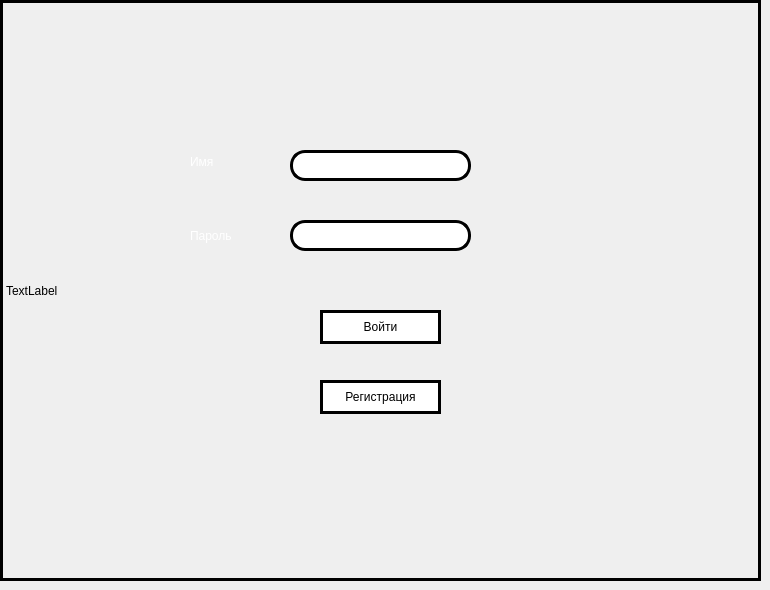
    <widget class="QWidget" name="page_1">
     <widget class="QLabel" name="label_35">
      <property name="geometry">
       <rect>
        <x>0</x>
        <y>0</y>
        <width>761</width>
        <height>581</height>
       </rect>
      </property>
      <property name="styleSheet">
       <string notr="true">background-image:url(:/img/backgroundPhotoSolarSystem_OnMain.png);
	border: 3px solid rgb(0, 0, 0);</string>
      </property>
      <property name="text">
       <string>TextLabel</string>
      </property>
     </widget>
     <widget class="QLabel" name="label_3">
      <property name="geometry">
       <rect>
        <x>190</x>
        <y>220</y>
        <width>101</width>
        <height>31</height>
       </rect>
      </property>
      <property name="styleSheet">
       <string notr="true">background-color: none;
color:white;
font: 12pt &quot;Simple Bold Jut Out&quot;;</string>
      </property>
      <property name="text">
       <string>Пароль</string>
      </property>
     </widget>
     <widget class="QLineEdit" name="lineEdit_name_onEntrance">
      <property name="geometry">
       <rect>
        <x>290</x>
        <y>150</y>
        <width>181</width>
        <height>31</height>
       </rect>
      </property>
      <property name="styleSheet">
       <string notr="true">QLineEdit
{
	border: 3px solid rgb(0, 0, 0);
	border-radius: 15px;
	font: 600 10pt &quot;Segoe UI Semibold&quot;;
	background-color:none;
}
</string>
      </property>
     </widget>
     <widget class="QLabel" name="label">
      <property name="geometry">
       <rect>
        <x>340</x>
        <y>30</y>
        <width>91</width>
        <height>101</height>
       </rect>
      </property>
      <property name="styleSheet">
       <string notr="true">background-color: none;
color:white;
/*font: 25pt &quot;Simple Bold Jut Out&quot;;*/
background-image: url(:/img/TMlogo.png);
</string>
      </property>
      <property name="text">
       <string/>
      </property>
     </widget>
     <widget class="QPushButton" name="pushButton_Entrance_onEntrance">
      <property name="geometry">
       <rect>
        <x>320</x>
        <y>310</y>
        <width>121</width>
        <height>34</height>
       </rect>
      </property>
      <property name="styleSheet">
       <string notr="true">QPushButton{

	border:3px solid black;
	background-color: white;
}

QPushButton:hover
{
	background-color: rgb(222, 222, 222)
}

QPushButton:pressed
{
	background-color:rgb(151, 151, 151);
}</string>
      </property>
      <property name="text">
       <string>Войти</string>
      </property>
     </widget>
     <widget class="QLabel" name="label_2">
      <property name="geometry">
       <rect>
        <x>190</x>
        <y>150</y>
        <width>81</width>
        <height>24</height>
       </rect>
      </property>
      <property name="styleSheet">
       <string notr="true">background-color: none;
color:white;
font: 12pt &quot;Simple Bold Jut Out&quot;;</string>
      </property>
      <property name="text">
       <string>Имя</string>
      </property>
     </widget>
     <widget class="QPushButton" name="pushButton_registration_onEntrance">
      <property name="geometry">
       <rect>
        <x>320</x>
        <y>380</y>
        <width>121</width>
        <height>34</height>
       </rect>
      </property>
      <property name="styleSheet">
       <string notr="true">QPushButton{

	border:3px solid black;
	background-color: white;
}

QPushButton:hover
{
	background-color: rgb(222, 222, 222)
}

QPushButton:pressed
{
	background-color:rgb(190, 192, 193)
}</string>
      </property>
      <property name="text">
       <string>Регистрация</string>
      </property>
     </widget>
     <widget class="QLineEdit" name="lineEdit_password_onEntrance">
      <property name="geometry">
       <rect>
        <x>290</x>
        <y>220</y>
        <width>181</width>
        <height>31</height>
       </rect>
      </property>
      <property name="styleSheet">
       <string notr="true">QLineEdit
{
	border: 3px solid rgb(0, 0, 0);
	border-radius: 15px;
	font: 600 10pt &quot;Segoe UI Semibold&quot;;
	background-color:none;
}
</string>
      </property>
     </widget>
    </widget>
